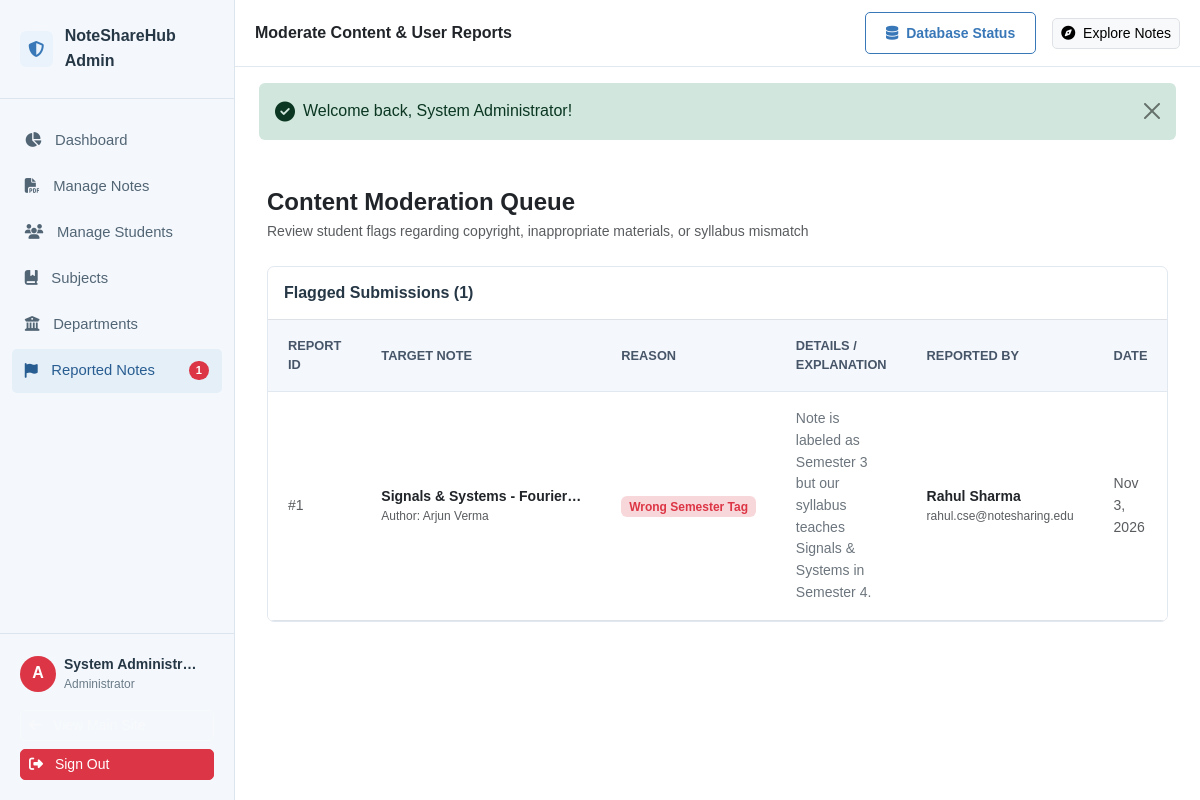
Screenshot of /admin/reports.php (signed in) with the database file from the repository.
### tables this page shows
CREATE TABLE `reports` (
  `id` INT AUTO_INCREMENT PRIMARY KEY,
  `note_id` INT NOT NULL,
  `user_id` INT NOT NULL,
  `reason` VARCHAR(100) NOT NULL,
  `details` TEXT NULL,
  `status` ENUM('pending', 'reviewed', 'dismissed') NOT NULL DEFAULT 'pending',
  `created_at` TIMESTAMP DEFAULT CURRENT_TIMESTAMP,
  FOREIGN KEY (`note_id`) REFERENCES `notes`(`id`) ON DELETE CASCADE,
  FOREIGN KEY (`user_id`) REFERENCES `users`(`id`) ON DELETE CASCADE,
  INDEX `idx_report_status` (`status`)
);

CREATE TABLE `notes` (
  `id` INT AUTO_INCREMENT PRIMARY KEY,
  `user_id` INT NOT NULL,
  `subject_id` INT NOT NULL,
  `department_id` INT NOT NULL,
  `semester` TINYINT NOT NULL,
  `academic_year` VARCHAR(20) NOT NULL,
  `title` VARCHAR(255) NOT NULL,
  `description` TEXT NOT NULL,
  `file_path` VARCHAR(255) NOT NULL,
  `original_filename` VARCHAR(255) NOT NULL,
  `file_size` INT NOT NULL,
  `file_type` VARCHAR(50) NOT NULL DEFAULT 'application/pdf',
  `download_count` INT NOT NULL DEFAULT 0,
  `created_at` TIMESTAMP DEFAULT CURRENT_TIMESTAMP,
  `updated_at` TIMESTAMP DEFAULT CURRENT_TIMESTAMP ON UPDATE CURRENT_TIMESTAMP,
  FOREIGN KEY (`user_id`) REFERENCES `users`(`id`) ON DELETE CASCADE,
  FOREIGN KEY (`subject_id`) REFERENCES `subjects`(`id`) ON DELETE CASCADE,
  FOREIGN KEY (`department_id`) REFERENCES `departments`(`id`) ON DELETE CASCADE,
  INDEX `idx_note_subject` (`subject_id`),
  INDEX `idx_note_dept_sem` (`department_id`, `semester`),
  INDEX `idx_note_downloads` (`download_count`),
  INDEX `idx_note_created` (`created_at`)
);

CREATE TABLE `users` (
  `id` INT AUTO_INCREMENT PRIMARY KEY,
  `name` VARCHAR(100) NOT NULL,
  `email` VARCHAR(150) NOT NULL UNIQUE,
  `password` VARCHAR(255) NOT NULL,
  `role` ENUM('student', 'admin') NOT NULL DEFAULT 'student',
  `department_id` INT NULL,
  `semester` TINYINT NULL,
  `roll_number` VARCHAR(50) NULL,
  `avatar` VARCHAR(255) NULL,
  `created_at` TIMESTAMP DEFAULT CURRENT_TIMESTAMP,
  `updated_at` TIMESTAMP DEFAULT CURRENT_TIMESTAMP ON UPDATE CURRENT_TIMESTAMP,
  FOREIGN KEY (`department_id`) REFERENCES `departments`(`id`) ON DELETE SET NULL,
  INDEX `idx_user_email` (`email`),
  INDEX `idx_user_role` (`role`)
);

### admin/reports.php (the view, shortened to what this page needs)
<?php
require_once __DIR__ . '/../includes/admin-header.php';
$db = get_db();
$reportsStmt = $db->query("
    SELECT r.*,
           u.name as reporter_name, u.email as reporter_email,
           n.title as note_title, n.file_path, n.user_id as author_id,
           author.name as author_name
    FROM reports r
    JOIN users u ON r.user_id = u.id
    LEFT JOIN notes n ON r.note_id = n.id
    LEFT JOIN users author ON n.user_id = author.id
    ORDER BY
        CASE WHEN r.status = 'pending' THEN 1 ELSE 2 END,
        r.created_at DESC
");
$reports = $reportsStmt->fetchAll();
?>
<div class="container-fluid">
    <div class="d-flex flex-column flex-md-row justify-content-between align-items-md-center gap-3 mb-4">
        <div>
            <h4 class="fw-bold text-dark mb-1">Content Moderation Queue</h4>
            <p class="text-muted small mb-0">Review student flags regarding copyright, inappropriate materials, or syllabus mismatch</p>
        </div>
    </div>
    <div class="admin-table-card">
        <div class="p-3 border-bottom d-flex justify-content-between align-items-center">
            <h6 class="fw-bold mb-0">Flagged Submissions (<?= count($reports) ?>)</h6>
        </div>
        <div class="table-responsive">
            <table class="table table-hover mb-0">
                <thead>
                    <tr>
                        <th>Report ID</th>
                        <th>Target Note</th>
                        <th>Reason</th>
                        <th>Details / Explanation</th>
                        <th>Reported By</th>
                        <th>Date</th>
                    </tr>
                </thead>
                <tbody>
                    <?php if (empty($reports)): ?>
                        <tr>
                            <td colspan="8" class="text-center py-4 text-muted">
                                <i class="fa-solid fa-circle-check text-success me-2"></i> All clear! No reported notes in the moderation queue.
                            </td>
                        </tr>
                    <?php else: ?>
                        <?php foreach ($reports as $rep): ?>
                            <tr>
                                <td class="text-muted small">#<?= $rep['id'] ?></td>
                                <td>
                                    <?php if ($rep['note_title']): ?>
                                        <div class="fw-bold text-dark small text-truncate" style="max-width:200px;">
                                            <a href="<?= BASE_URL ?>/note-details.php?id=<?= $rep['note_id'] ?>" class="text-dark">
                                                <?= e($rep['note_title']) ?>
                                            </a>
                                        </div>
                                        <div class="text-muted" style="font-size:0.75rem;">Author: <?= e($rep['author_name']) ?></div>
                                    <?php else: ?>
                                        <span class="text-muted small fst-italic">[Note Already Removed]</span>
                                    <?php endif; ?>
                                </td>
                                <td>
                                    <span class="badge bg-danger-subtle text-danger fw-semibold">
                                        <?= e($rep['reason']) ?>
                                    </span>
                                </td>
                                <td class="small text-secondary" style="max-width:260px;">
                                    <?= e($rep['details'] ?: 'No additional details submitted.') ?>
                                </td>
                                <td>
                                    <div class="fw-semibold small text-dark"><?= e($rep['reporter_name']) ?></div>
                                    <div class="text-muted" style="font-size:0.75rem;"><?= e($rep['reporter_email']) ?></div>
                                </td>
                                <td class="small text-muted"><?= date('M j, Y', strtotime($rep['created_at'])) ?></td>
                            </tr>
                        <?php endforeach; ?>
                    <?php endif; ?>
                </tbody>
            </table>
        </div>
    </div>
</div>
<?php require_once __DIR__ . '/../includes/admin-footer.php'; ?>

### assets/css/style.css (style rules this page uses)
:root { --primary: #4f46e5; --primary-light: #6366f1; --primary-dark: #3730a3; --primary-subtle: #eef2ff; --secondary: #8b5cf6; --secondary-subtle: #f5f3ff; --accent: #06b6d4; --success: #10b981; --success-subtle: #ecfdf5; --warning: #f59e0b; --warning-subtle: #fffbeb; --danger: #ef4444; --danger-subtle: #fef2f2; --bg-main: #f8fafc; --bg-card: #ffffff; --border-color: #e2e8f0; --border-hover: #cbd5e1; --text-primary: #0f172a; --text-secondary: #475569; --text-muted: #64748b; --text-light: #94a3b8; --radius-sm: 8px; --radius-md: 12px; --radius-lg: 16px; --radius-xl: 24px; --shadow-sm: 0 1px 2px 0 rgba(0, 0, 0, 0.05); --shadow-md: 0 4px 6px -1px rgba(0, 0, 0, 0.07), 0 2px 4px -2px rgba(0, 0, 0, 0.05); --shadow-lg: 0 10px 15px -3px rgba(0, 0, 0, 0.08), 0 4px 6px -4px rgba(0, 0, 0, 0.04); --shadow-hover: 0 20px 25px -5px rgba(79, 70, 229, 0.12), 0 8px 10px -6px rgba(0, 0, 0, 0.04); --transition: all 0.25s cubic-bezier(0.4, 0, 0.2, 1); }
body { background-color: var(--bg-main); color: var(--text-primary); font-family: 'Plus Jakarta Sans', system-ui, -apple-system, sans-serif; line-height: 1.6; -webkit-font-smoothing: antialiased; min-height: 100vh; display: flex; flex-direction: column; }
h1, h2, h3, h4, h5, h6 { color: var(--text-primary); font-weight: 700; letter-spacing: -0.025em; }
a { color: var(--primary); text-decoration: none; transition: var(--transition); }
:root { --primary: #3978b8; --primary-light: #5b91c5; --primary-dark: #285d91; --primary-subtle: #eaf3fb; --secondary: #7b75b8; --secondary-subtle: #f0eff9; --accent: #6b9bc8; --bg-main: #ffffff; --border-color: #dce5ed; --border-hover: #c4d2df; --text-primary: #263746; --text-secondary: #526575; --text-muted: #6b7b88; --radius-sm: 5px; --radius-md: 7px; --radius-lg: 8px; --radius-xl: 10px; --shadow-sm: none; --shadow-md: none; --shadow-lg: none; --shadow-hover: none; --transition: color 0.15s ease, background-color 0.15s ease, border-color 0.15s ease; }
body { background-color: #ffffff; color: #263746; font-family: Arial, Helvetica, system-ui, sans-serif; line-height: 1.55; }
h1, h2, h3, h4, h5, h6 { letter-spacing: normal; font-weight: 600; }
a { transition: color 0.15s ease; }
.form-card, .dashboard-sidebar-card, .admin-table-card { border-radius: 7px; box-shadow: none; }
.table > :not(caption) > * > * { padding: 0.7rem 0.85rem; }

### assets/css/admin.css (style rules this page uses)
:root { --admin-sidebar-width: 260px; --admin-sidebar-bg: #0f172a; --admin-sidebar-text: #94a3b8; --admin-sidebar-active: #ffffff; --admin-sidebar-active-bg: #1e293b; }
body.admin-body { background-color: #f1f5f9; font-family: 'Plus Jakarta Sans', system-ui, sans-serif; }
.admin-table-card { background: #ffffff; border-radius: 16px; border: 1px solid #e2e8f0; overflow: hidden; box-shadow: 0 1px 3px 0 rgba(0, 0, 0, 0.05); }
.table > :not(caption) > * > * { padding: 1rem 1.25rem; vertical-align: middle; }
.table thead th { background-color: #f8fafc; color: #475569; font-size: 0.8rem; font-weight: 700; text-transform: uppercase; letter-spacing: 0.05em; border-bottom: 1px solid #e2e8f0; }
body.admin-body { background-color: #ffffff; color: #263746; font-family: Arial, Helvetica, system-ui, sans-serif; }
.admin-stat-card, .admin-table-card { border-radius: 7px; box-shadow: none; transition: none; }
.table thead th { background: #f4f8fc; letter-spacing: normal; }

### rows the page displays
reports: id "1", note.title "Signals & Systems - Fourier…", users.name "Arjun Verma", reason "Wrong Semester Tag", details "Note is labeled as Semester 3 but our syllabus teaches Signals & Systems in Semester 4.", user.name "Rahul Sharma", user.email "rahul.cse@notesharing.edu", created_at "Nov 3, 2026"

### other values shown
$pendingReportsCount "1"
$adminUser['name'] "System Administr…"
$pageTitle "Moderate Content & User Reports"
$message "Welcome back, System Administrator!"
count($reports) "1"
